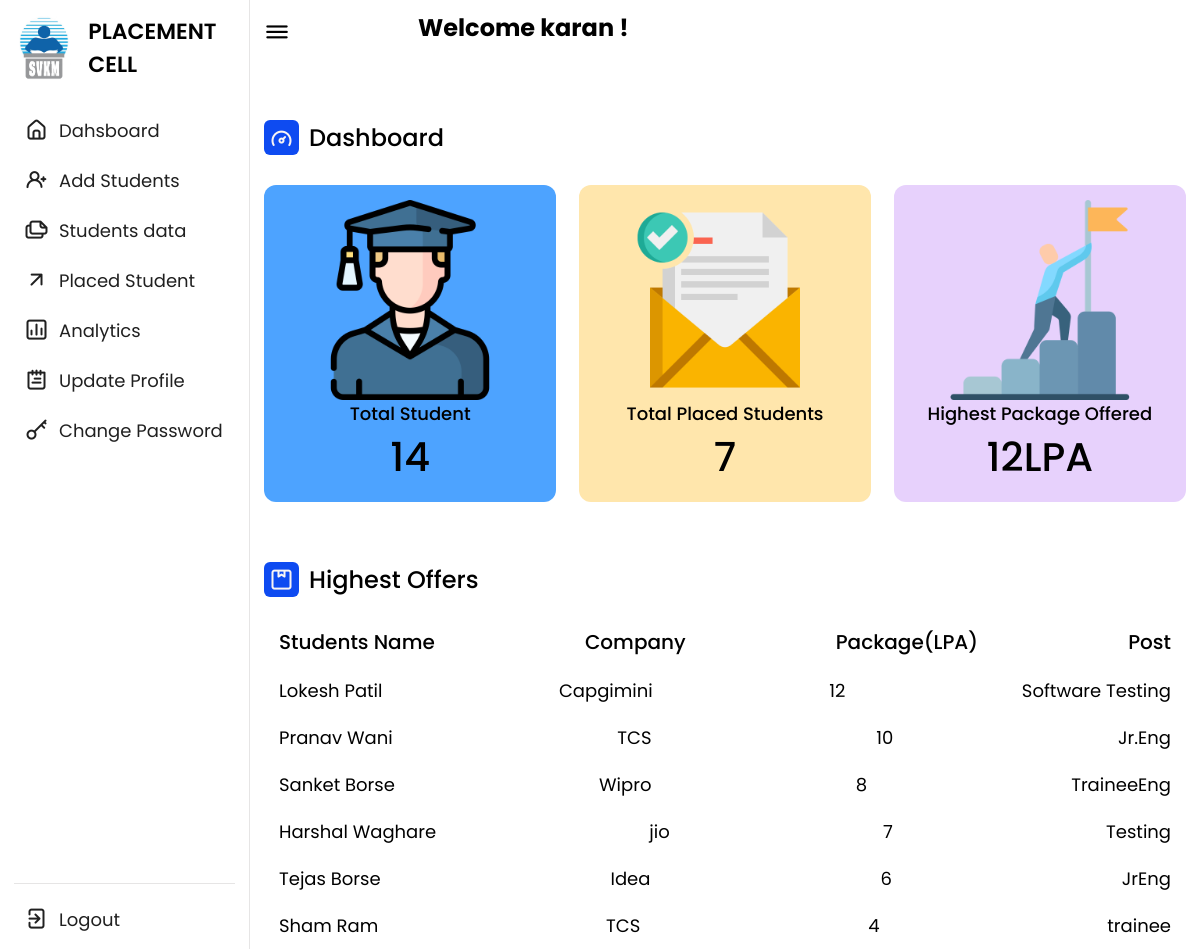
/admin_dashboard.php (signed in), run on the app's committed database.
### tables this page shows
CREATE TABLE `users_profile` (
  `username` varchar(30) NOT NULL,
  `fname` varchar(20) NOT NULL,
  `lname` varchar(20) NOT NULL,
  `contact` bigint(20) NOT NULL,
  `email` varchar(30) NOT NULL,
  `dept` varchar(20) NOT NULL
);

CREATE TABLE `student` (
  `fname` varchar(10) NOT NULL,
  `lname` varchar(10) NOT NULL,
  `prn` bigint(11) NOT NULL,
  `sap` bigint(11) NOT NULL,
  `batch` int(11) NOT NULL,
  `contact` bigint(11) NOT NULL,
  `email` varchar(30) NOT NULL,
  `age` int(11) NOT NULL,
  `branch` varchar(10) NOT NULL,
  `cgpa` float NOT NULL,
  `status` int(10) NOT NULL
);

CREATE TABLE `student_placed_info` (
  `prn` bigint(20) NOT NULL,
  `company` varchar(20) NOT NULL,
  `package` int(11) NOT NULL,
  `post` varchar(20) NOT NULL
);

### admin_dashboard.php (the view, shortened to what this page needs)
<!DOCTYPE html>
<html lang="en">
<head>
    <link rel="stylesheet" href="css/style.css">
    <link rel="stylesheet" href="https://unicons.iconscout.com/release/v4.0.0/css/line.css">
</head>
<body>
    <nav>
        <div class="logo-name">
            <div class="logo-image">
                <img src="img/logo.jpg" style="height: 75px; width:75px" alt="">
            </div>
            <span class="logo_name">PLACEMENT CELL</span>
        </div>
        <div class="menu-items">
            <?php
            include 'partials/_dbconnect.php';
            $uname = $_SESSION['username'];
            $sql = "SELECT `role` FROM `users` WHERE username= '$uname' ";
            $result = mysqli_query($conn , $sql);
            $num = mysqli_num_rows($result);
            $admin_or_faculty = $num;
            if($num > 0) {
            echo "
            <ul class='nav-links'>
                <li><a href='admin_dashboard.php'>
                    <i class='uil uil-estate'></i>
                    <span class='link-name'>Dahsboard</span>
                </a></li>
                <li><a href='add_student.php'>
                    <i class='uil-user-plus'></i>
                    <span class='link-name'>Add Students</span>
                </a></li>
                <li><a href='student_data.php'>
                    <i class='uil uil-files-landscapes'></i>
                    <span class='link-name'>Students data</span>
                </a></li>
                <li><a href='placed_Student.php'>
                    <i class='uil-arrow-up-right'></i>
                    <span class='link-name'>Placed Student</span>
                </a></li>
                <li><a href='analytics.php'>
                    <i class='uil uil-chart'></i>
                    <span class='link-name'>Analytics</span>
                </a></li>";
            echo "<li><a href='update_profile_admin_faculty.php'>
            <i class='uil-notes'></i>
            <span class='link-name'>Update Profile</span>
        </a></li>";
        echo "
        <li><a href='change_password.php'>
            <i class='uil-key-skeleton'></i>
            <span class='link-name'>Change Password</span>
        </a></li></ul>";
        }
            ?>
            <ul class="logout-mode">
                <li><a href="logout.php">
                    <i class="uil uil-signout"></i>
                    <span class="link-name">Logout</span>
                </a></li>
                <div class="mode-toggle">
                </div>
            </ul>
        </div>
    </nav>
    <section class="dashboard">
        <div class="top">
            <i class="uil uil-bars sidebar-toggle"></i>
            <div class="search-box">
                <?php
                    if($admin_or_faculty>0){
                        $sqli = "SELECT `fname` FROM `users_profile` WHERE username= '$uname' ";
                        $results = mysqli_query($conn , $sqli);
                        $rows = mysqli_fetch_assoc($results);
                        if($rows['fname'] == NULL){
                        echo '<h1>Welcome !</h1>';
                        }
                        else{
                        echo '<h1>Welcome '.$rows['fname'].' !</h1>';
                        }
                    }
                ?>
            </div>
        </div>
        <?php
        if($admin_or_faculty>0){
        echo " <div class='dash-content'>
        <div class='overview'>
            <div class='title'>
                <i class='uil uil-tachometer-fast-alt'></i>
                <span class='text'>Dashboard</span>
            </div>
            <div class='boxes'>
                <div class='box box1'>
                    <img src='img/graduated.png' style='height: 200px; width:200px'>
                    <span class='text'>Total Student</span>";
                    $sql = "SELECT COUNT(*) AS totalStudent FROM `student`";
                    $result = mysqli_query($conn , $sql);
                    $row = mysqli_fetch_assoc($result);
                    echo "<span class='number'>".$row['totalStudent']."</span>";
                    echo "  </div>
                    <div class='box box2'>
                        <img src='img/letter.png' style='height: 200px; width:200px'>
                        <span class='text'> Total Placed Students</span>";
                        $sql = "SELECT `status` FROM `student` WHERE `status`=1";
                        $result = mysqli_query($conn , $sql);
                        $num = mysqli_num_rows($result);
                        echo "<span class='number'>".$num."</span>";
                     echo "</div>
                     <div class='box box3'>
                         <img src='img/goal.png' style='height: 200px; width:200px'>
                         <span class='text'>Highest Package Offered</span>";
                            $sql = "SELECT MAX(`package`) AS package FROM `student_placed_info`";
                            $result = mysqli_query($conn , $sql);
                            $row = mysqli_fetch_assoc($result);
                         echo " <span class='number'>".$row['package']."LPA</span> ";
                    echo "</div>
                    </div>
                </div>
                <div class='activity'>
                    <div class='title'>
                        <i class='uil-package'></i>
                        <span class='text'>Highest Offers</span>
                    </div>";
                    $sqli = "SELECT student.fname,student.lname,student_placed_info.company,
                    student_placed_info.package,student_placed_info.post from student JOIN student_placed_info
                    ON student.prn = student_placed_info.prn ORDER BY student_placed_info.package DESC";
                    $results = mysqli_query($conn , $sqli);
                    $nums = mysqli_num_rows($results);
                    $i=0;
                    echo "<div class='activity-data'>
                    <div class='data names'>
                        <span class='data-title'>Students Name</span>
                    </div>
                    <div class='data email'>
                        <span class='data-title'>Company</span>
                    </div>
                    <div class='data joined'>
                         <span class='data-title'>Package(LPA)</span>
                    </div>
                    <div class='data type'>
                        <span class='data-title'>Post</span>
                    </div>
                    </div>";
                    while($i<10) {
                        if($i == $nums){
                            break;
                        }
                    $rows = mysqli_fetch_assoc($results);
                        echo "
    <div class='activity-data'>
    <div class='data names'>
        <span class='data-list'>".$rows['fname']." ".$rows['lname']."</span>
    </div>
    <div class='data email'>
        <span class='data-list'>".$rows['company']."</span>
    </div>
    <div class='data joined'>
        <span class='data-list'>".$rows['package']."</span>
    </div>
    <div class='data type'>
        <span class='data-list'>".$rows['post']."</span>
    </div>
</div>";
           $i=$i+1;
            }
          }
    ?>
            </div>
        </div>
    </section>
</body>
</html>

### css/style.css (style rules this page uses)
* { margin: 0; padding: 0; box-sizing: border-box; font-family: 'Poppins', sans-serif; }
:root { --primary-color: #0E4BF1; --panel-color: #FFF; --text-color: #000; --black-light-color: #202020; --border-color: #e6e5e5; --toggle-color: #DDD; --box1-color: #4DA3FF; --box2-color: #FFE6AC; --box3-color: #E7D1FC; --title-icon-color: rgb(248, 244, 244); --tran-05: all 0.5s ease; --tran-03: all 0.3s ease; --tran-03: all 0.2s ease; }
body { min-height: 100vh; background-color: var(--primary-color); }
nav { position: fixed; top: 0; left: 0; height: 100%; width: 250px; padding: 10px 14px; background-color: var(--panel-color); border-right: 1px solid var(--border-color); transition: var(--tran-05); }
nav .logo-name { display: flex; align-items: center; }
nav .logo-image { display: flex; justify-content: center; min-width: 45px; }
nav .logo-image img { width: 40px; object-fit: cover; border-radius: 50%; background-color: #000; }
nav .logo-name .logo_name { font-size: 22px; font-weight: 600; color: var(--text-color); margin-left: 14px; transition: var(--tran-05); }
nav .menu-items { margin-top: 20px; height: calc(100% - 90px); display: flex; flex-direction: column; justify-content: space-between; }
.menu-items li { list-style: none; }
.menu-items li a { display: flex; align-items: center; height: 50px; text-decoration: none; position: relative; }
.menu-items li a i { font-size: 24px; min-width: 45px; height: 100%; display: flex; align-items: center; justify-content: center; color: var(--black-light-color); }
.menu-items li a .link-name { font-size: 18px; font-weight: 400; color: var(--black-light-color); transition: var(--tran-05); }
.menu-items .logout-mode { padding-top: 10px; border-top: 1px solid var(--border-color); }
.menu-items .mode-toggle { position: absolute; right: 14px; height: 50px; min-width: 45px; display: flex; align-items: center; justify-content: center; cursor: pointer; }
.dashboard { position: relative; left: 250px; background-color: var(--panel-color); min-height: 100vh; width: calc(100% - 250px); padding: 10px 14px; transition: var(--tran-05); }
.dashboard .top { position: fixed; top: 0; left: 250px; display: flex; width: calc(100% - 250px); justify-content: space-between; align-items: center; padding: 10px 14px; background-color: var(--panel-color); transition: var(--tran-05); z-index: 10; }
.dashboard .top .sidebar-toggle { font-size: 26px; color: var(--text-color); cursor: pointer; }
.dashboard .top .search-box { position: relative; height: 45px; max-width: 600px; width: 100%; margin: 0 30px; }
.dashboard .dash-content { padding-top: 50px; }
.dash-content .title { display: flex; align-items: center; margin: 60px 0 30px 0; }
.dash-content .title i { position: relative; height: 35px; width: 35px; background-color: var(--primary-color); border-radius: 6px; color: var(--title-icon-color); display: flex; align-items: center; justify-content: center; font-size: 24px; }
.dash-content .title .text { font-size: 24px; font-weight: 500; color: var(--text-color); margin-left: 10px; }
.dash-content .boxes { display: flex; align-items: center; justify-content: space-between; flex-wrap: wrap; }
.dash-content .boxes .box { display: flex; flex-direction: column; align-items: center; border-radius: 12px; width: calc(100% / 3 - 15px); padding: 15px 20px; background-color: var(--box1-color); transition: var(--tran-05); }
.boxes .box .text { white-space: nowrap; font-size: 18px; font-weight: 500; color: var(--text-color); }
.boxes .box .number { font-size: 40px; font-weight: 500; color: var(--text-color); }
.boxes .box.box2 { background-color: var(--box2-color); }
.boxes .box.box3 { background-color: var(--box3-color); }
.dash-content .activity .activity-data { display: flex; justify-content: space-between; align-items: center; width: 100%; }
.activity .activity-data { display: flex; }
.activity-data .data { display: flex; flex-direction: column; margin: 0 15px; }
.activity-data .data-title { font-size: 20px; font-weight: 500; color: var(--text-color); }
.activity-data .data .data-list { font-size: 18px; font-weight: 400; margin-top: 20px; white-space: nowrap; color: var(--text-color); }

### data on the page
users_profile: fname "karan"
student: fname "Lokesh", lname "Patil", student_placed_info.company "Capgimini", student_placed_info.package "12", student_placed_info.post "Software Testing"
student: fname "Pranav", lname "Wani", student_placed_info.company "TCS", student_placed_info.package "10", student_placed_info.post "Jr.Eng"
student: fname "Sanket", lname "Borse", student_placed_info.company "Wipro", student_placed_info.package "8", student_placed_info.post "TraineeEng"
student: fname "Harshal", lname "Waghare", student_placed_info.company "jio", student_placed_info.package "7", student_placed_info.post "Testing"
student: fname "Tejas", lname "Borse", student_placed_info.company "Idea", student_placed_info.package "6", student_placed_info.post "JrEng"
student: fname "Sham", lname "Ram", student_placed_info.company "TCS", student_placed_info.package "4", student_placed_info.post "trainee"

### other printed values
$row['totalStudent'] "14"
$num "7"
$row['package'] "12"
